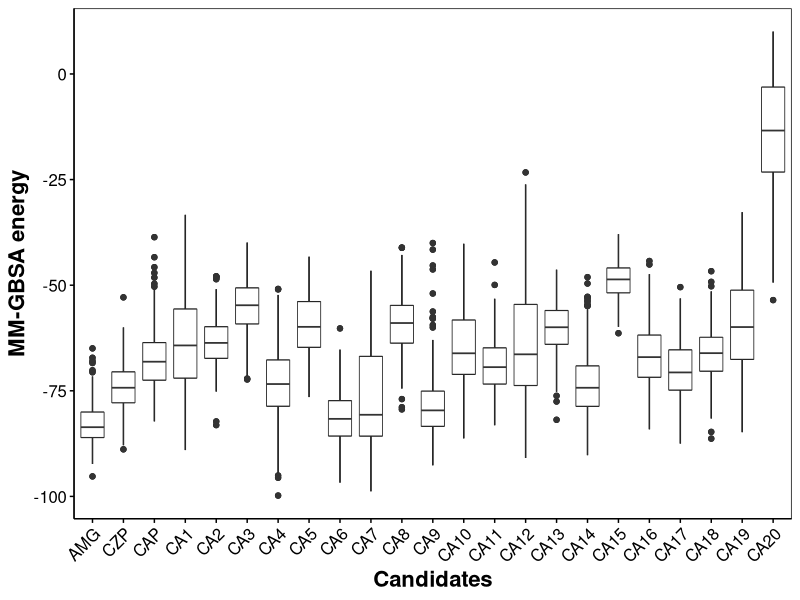
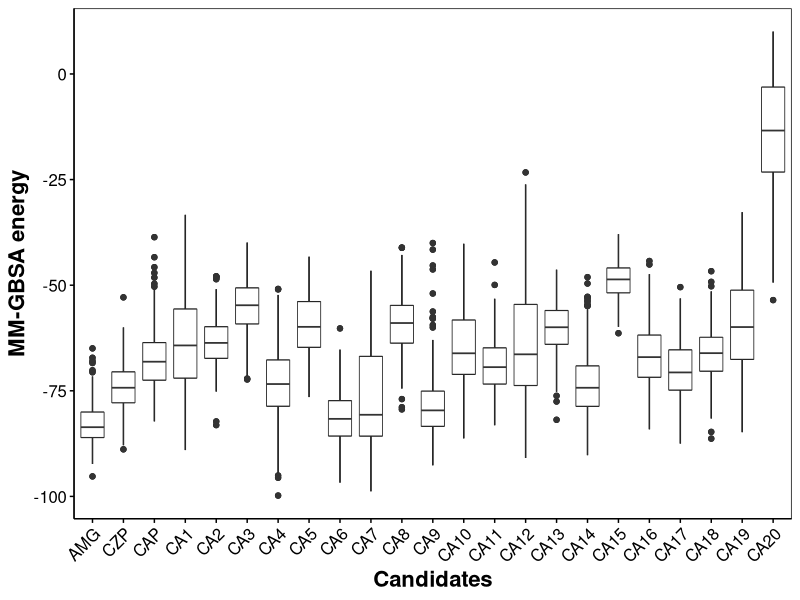

Source code (R) for these figures, in order:
library(lattice)
library(ggpubr)
library(reshape2)
library(matrixStats)
library(readxl)
library(dplyr)
library(openxlsx)

time <- read_excel("MMGBSA_whole.xlsx", sheet = "SB-366791")[,c(1)]

mmgbsa1 <- read_excel("MMGBSA_whole.xlsx", sheet = "AMG-9810")[,c(2:5)]
mmgbsa2 <- read_excel("MMGBSA_whole.xlsx", sheet = "CZP")[,c(2:5)]
mmgbsa_3 <- read_excel("MMGBSA_whole.xlsx", sheet = "CAP")[,c(2:5)]
mmgbsa3 <- mmgbsa_3[seq(1, nrow(mmgbsa_3), by = 2), ]
mmgbsa4 <- read_excel("MMGBSA_whole.xlsx", sheet = "FAD")[,c(2:5)]
mmgbsa5 <- read_excel("MMGBSA_whole.xlsx", sheet = "EVP4593")[,c(2:5)]
mmgbsa6 <- read_excel("MMGBSA_whole.xlsx", sheet = "L-694247")[,c(2:5)]
mmgbsa7 <- read_excel("MMGBSA_whole.xlsx", sheet = "VER-155008")[,c(2:5)]
mmgbsa8 <- read_excel("MMGBSA_whole.xlsx", sheet = "PI-103")[,c(2:5)]
mmgbsa9 <- read_excel("MMGBSA_whole.xlsx", sheet = "CYM-5442")[,c(2:5)]
mmgbsa10 <- read_excel("MMGBSA_whole.xlsx", sheet = "Rociletinib")[,c(2:5)]
mmgbsa11 <- read_excel("MMGBSA_whole.xlsx", sheet = "LY225910")[,c(2:5)]
mmgbsa12 <- read_excel("MMGBSA_whole.xlsx", sheet = "SC-51089")[,c(2:5)]
mmgbsa13 <- read_excel("MMGBSA_whole.xlsx", sheet = "Lemborexant")[,c(2:5)]
mmgbsa14 <- read_excel("MMGBSA_whole.xlsx", sheet = "KI-8751")[,c(2:5)]
mmgbsa15 <- read_excel("MMGBSA_whole.xlsx", sheet = "Olmesartan-medoxomil")[,c(2:5)]
mmgbsa16 <- read_excel("MMGBSA_whole.xlsx", sheet = "Stemregenin-1")[,c(2:5)]
mmgbsa17 <- read_excel("MMGBSA_whole.xlsx", sheet = "Ro-5126766")[,c(2:5)]
mmgbsa18 <- read_excel("MMGBSA_whole.xlsx", sheet = "MLN1117")[,c(2:5)]
mmgbsa19 <- read_excel("MMGBSA_whole.xlsx", sheet = "KG-5")[,c(2:5)]
mmgbsa20 <- read_excel("MMGBSA_whole.xlsx", sheet = "GW-583340")[,c(2:5)]
mmgbsa21 <- read_excel("MMGBSA_whole.xlsx", sheet = "G007-LK")[,c(2:5)]
mmgbsa22 <- read_excel("MMGBSA_whole.xlsx", sheet = "Tesaglitazar")[,c(2:5)]
mmgbsa23 <- read_excel("MMGBSA_whole.xlsx", sheet = "Vancomycin")[,c(2)]

##################
mmgbsa_list1 <- data.frame(valors=unlist(mmgbsa1))
mmgbsa_list2 <- data.frame(valors=unlist(mmgbsa2))
mmgbsa_list3 <- data.frame(valors=unlist(mmgbsa3))
mmgbsa_list4 <- data.frame(valors=unlist(mmgbsa4))
mmgbsa_list5 <- data.frame(valors=unlist(mmgbsa5))
mmgbsa_list6 <- data.frame(valors=unlist(mmgbsa6))
mmgbsa_list7 <- data.frame(valors=unlist(mmgbsa7))
mmgbsa_list8 <- data.frame(valors=unlist(mmgbsa8))
mmgbsa_list9 <- data.frame(valors=unlist(mmgbsa9))
mmgbsa_list10 <- data.frame(valors=unlist(mmgbsa10))
mmgbsa_list11 <- data.frame(valors=unlist(mmgbsa11))
mmgbsa_list12 <- data.frame(valors=unlist(mmgbsa12))
mmgbsa_list13 <- data.frame(valors=unlist(mmgbsa13))
mmgbsa_list14 <- data.frame(valors=unlist(mmgbsa14))
mmgbsa_list15 <- data.frame(valors=unlist(mmgbsa15))
mmgbsa_list16 <- data.frame(valors=unlist(mmgbsa16))
mmgbsa_list17 <- data.frame(valors=unlist(mmgbsa17))
mmgbsa_list18 <- data.frame(valors=unlist(mmgbsa18))
mmgbsa_list19 <- data.frame(valors=unlist(mmgbsa19))
mmgbsa_list20 <- data.frame(valors=unlist(mmgbsa20))
mmgbsa_list21 <- data.frame(valors=unlist(mmgbsa21))
mmgbsa_list22 <- data.frame(valors=unlist(mmgbsa22))
mmgbsa_list23 <- data.frame(valors=unlist(mmgbsa23))

combined_df <- rbind(mmgbsa_list1, mmgbsa_list2, mmgbsa_list3, mmgbsa_list4, 
                     mmgbsa_list5, mmgbsa_list6, mmgbsa_list7, mmgbsa_list8, 
                     mmgbsa_list9, mmgbsa_list10, mmgbsa_list11, mmgbsa_list12, 
                     mmgbsa_list13, mmgbsa_list14, mmgbsa_list15, mmgbsa_list16, 
                     mmgbsa_list17, mmgbsa_list18, mmgbsa_list19, mmgbsa_list20, 
                     mmgbsa_list21, mmgbsa_list22, mmgbsa_list23)

#data <- as.data.frame(cbind(time, combined_df))

lig <- c(rep("AMG", 400), rep("CZP", 400), rep("CAP", 400), 
         rep("CA1", 400), rep("CA2", 400), rep("CA3", 400), 
         rep("CA4", 400), rep("CA5", 400), rep("CA6", 400), rep("CA7", 400), 
         rep("CA8", 400), rep("CA9", 400), rep("CA10", 400), rep("CA11", 400), 
         rep("CA12", 400), rep("CA13", 400), rep("CA14", 400), rep("CA15", 400),
         rep("CA16", 400), rep("CA17", 400), rep("CA18", 400), rep("CA19", 400), 
         rep("CA20", 100))

data_final <- cbind(combined_df, lig)
#colnames(data_final) <- c("time", "MMGBSA", "Ligand")
colnames(data_final) <- c("MMGBSA", "Ligand")


#########################################################
data_final$Ligand <- factor(data_final$Ligand, levels = unique(data_final$Ligand))

plot2 <- ggboxplot(data_final, x = "Ligand", y = "MMGBSA", 
                   ylab = "MMGBSA",
                   xlab = "Candidates")+
  geom_boxplot(size = 0.3) +
  
  theme(
    legend.position = "top",
    legend.title = element_blank(),
    axis.title = element_text(color = "black", face = "bold", size = 16),
    axis.text.x = element_text(colour = "black", size = 12, angle = 45, hjust = 1),
    axis.text.y = element_text(colour = "black", size = 12),
    axis.ticks = element_line(colour = "black", size = 0.5),
    panel.border = element_rect(colour = "black", fill = NA, size = 0.5)
  ) +
  scale_y_continuous(name = "MM-GBSA energy")
                     #limits = c(-100, -20),
                     #breaks = seq(from = -100, to = -20, by = 20))  

plot2

ggsave(file = "MMGBSA_boxplot.png",
       plot = plot2 , width = 9, height = 6, dpi = 300)

################
#STATS

resultados <- data_final %>%
  group_by(Ligand) %>%
  dplyr::summarise(
    Cuartil_1 = quantile(`MMGBSA`, 0.25),
    Mediana = median(`MMGBSA`),
    Cuartil_3 = quantile(`MMGBSA`, 0.75),
    Promedio = mean(`MMGBSA`),
    Desviacion_Estandar = sd(`MMGBSA`),
    #Datos_Menores_a_0 = sum(`MMGBSA` < 0),
    #Datos_Mayores_a_0 = sum(`MMGBSA` >= 0),
  )

resultados

resultados_df <- as.data.frame(resultados)
stats <- "Stats_MMGBSA.xlsx"
write.xlsx(resultados_df, stats)
